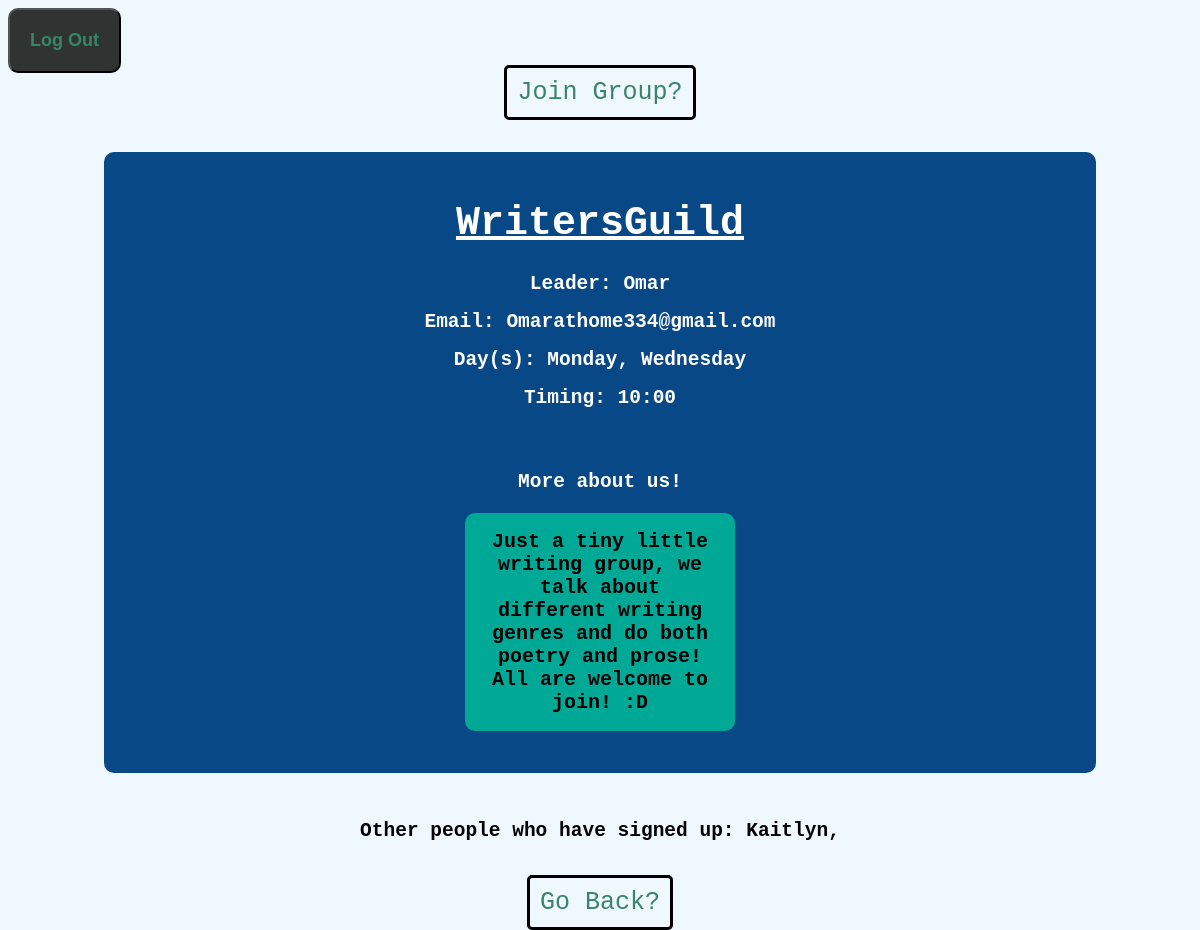
Page /Group/WritersGuild on the committed database.
### tables this page shows
CREATE TABLE "Groups" (
	`GroupID`	INTEGER UNIQUE,
	`Name`	TEXT,
	`LeaderID`	TEXT,
	`Day`	TEXT,
	`Time`	TEXT,
	`Category`	TEXT,
	`Summary`	TEXT,
	`SignUps`	TEXT,
	PRIMARY KEY(`GroupID`)
);

CREATE TABLE "Students" (
	`ID`	INTEGER UNIQUE,
	`Name`	TEXT,
	`Email`	TEXT,
	`Password`	TEXT,
	`Phone`	TEXT,
	PRIMARY KEY(`ID`)
);

### app.py (the view)
@app.route('/Group/<name>')
def showInfo(name):
    info['currentGrp'] = name
    daysD = {'M':"Monday",'T':'Tuesday','W':'Wednesday','Th':'Thursday','F':'Friday'}
    days = ''
    db = sqlite3.connect('database.db')
    filt = "%" + name + "%" # To deal with annoying group names, presume someone is not going to create a group with a near exact replica of another's name
    cursor = db.execute('Select * from Groups where Name like ?', (filt,))
    lst = cursor.fetchone()
    gName = lst[1]
    time = lst[4]
    cat = lst[5]
    summary = lst[6]
    day = lst[3].split(',')
    for item in day:
        days += daysD[item]
        days += ', '
    lID = lst[2]
    cursor = db.execute('Select Name,Email from Students where ID like ?', (lID,))
    sID = cursor.fetchone()
    db.close()
    if len(info['currentUser']) == 2: # to ensure its a logged in User
        current = info['currentUser'][1]
    else:
        current = "None"
    return render_template('group.html', name=name, days=days[:-2], timing = time, summary = summary, leader = sID[0], email = sID[1], curr=current, signUp = lst[7])

### templates/group.html (shortened to what this page needs)
<!DOCTYPE html>
<html>
<head>
	<link rel="stylesheet"
	href='../static/style.css'>
</head>
<body>
	<button class='logout'><a href='/LogOut'> Log Out </a></button>
	{% if curr == leader %}
		<a href='/Update' class = 'return'>Update Group Information?</a>
	{% else %}
		{% if curr in signUp %}
			<a href='/leave' class='return'>Leave Group?</a>
		{% else %}
			<a href='/Join' class = 'return'>Join Group?</a>
		{% endif %}
	{% endif %}
	<br></br>
	<br></br>
	<div class = 'grp'>
		<h1><u>{{ name }}</u></h1>
		<h2> Leader: {{ leader }} </h2>
		<h2> Email: {{ email }}
		<h2> Day(s): {{ days }}</h2>
		<h2> Timing: {{ timing }}</h2>
		<br></br>
		<h2> More about us! </h2>
		<h3 class='info'> {{ summary }} </h3>
	</div>
	<br></br>
	<h2> Other people who have signed up: {{ signUp }} </h2>
	<a href='/Find' class='return'>Go Back?</a>
</body>
</html>

### static/style.css (style rules this page uses)
h1 { text-align:center; font-size: 40px; }
body { background-color: aliceblue; font-family:monospace; text-align: center; }
button { padding: 20px; border-radius: 10px; font-size: 50px; background-color: rgb(47, 51, 50); color:rgb(56, 133, 104); display: block; margin-right: auto; margin-left: auto; margin-bottom: 80px; }
a { text-decoration:none; color:rgb(56, 133, 104); }
h3 { border: 3px solid navy; border-radius: 7px; width: 25%; font-size: 25px; margin-right: auto; margin-left: auto; }
.info { font-weight: light; font-size: 20px; padding: 15px; background-color: #00A896; color: black; border: 2px solid #00A896; border-radius: 10px; }
.grp { display: block; width: 80%; background-color: #084887; text-align:center; margin:0 auto; padding: 20px; color: white; border: 2px solid #084887; border-radius: 10px; }
.return { font-size: 25px; padding: 10px; border: 3px solid black; border-radius: 5px; margin: 10px; }
.logout { font-size: 18px; font-weight: bold; margin-left: 0px; margin-bottom: 5px; }

### rows in the picture
Groups: Name "WritersGuild", Time "10:00", Summary "Just a tiny little writing group, we talk about different writing genres and do both poetry and prose! All are welcome to join! :D", SignUps "Kaitlyn,"
Students: Name "Omar", Email "Omarathome334@gmail.com"

### other values in the picture
{{ days }} "Monday, Wednesday"
